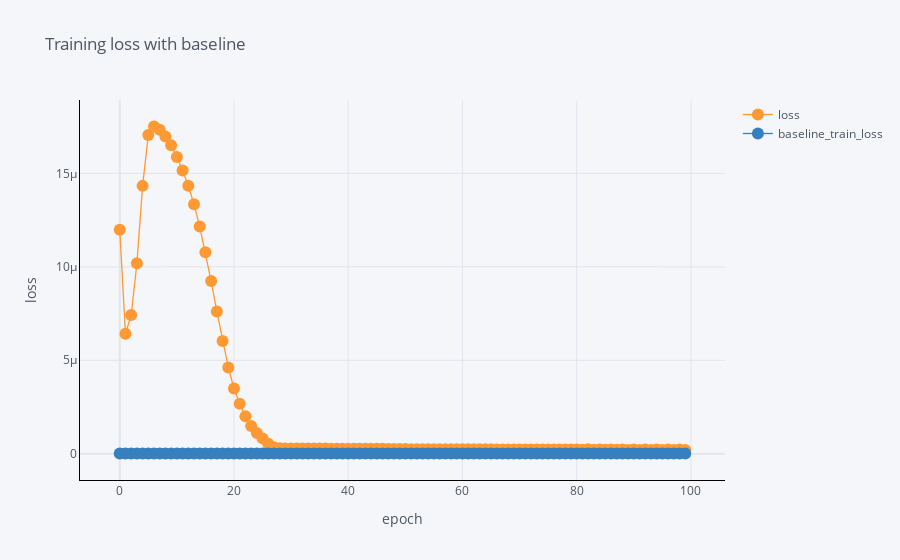

The cell this chart's notebook holds for it:
### Code cell
# df[['epoch', 'loss', 'baseline_train_loss']].iplot(
#     x='epoch',
#     mode='lines+markers',
#     xTitle='epoch',
#     yTitle='loss', 
#     title='Training loss with baseline',
#     linecolor='black',
# )
